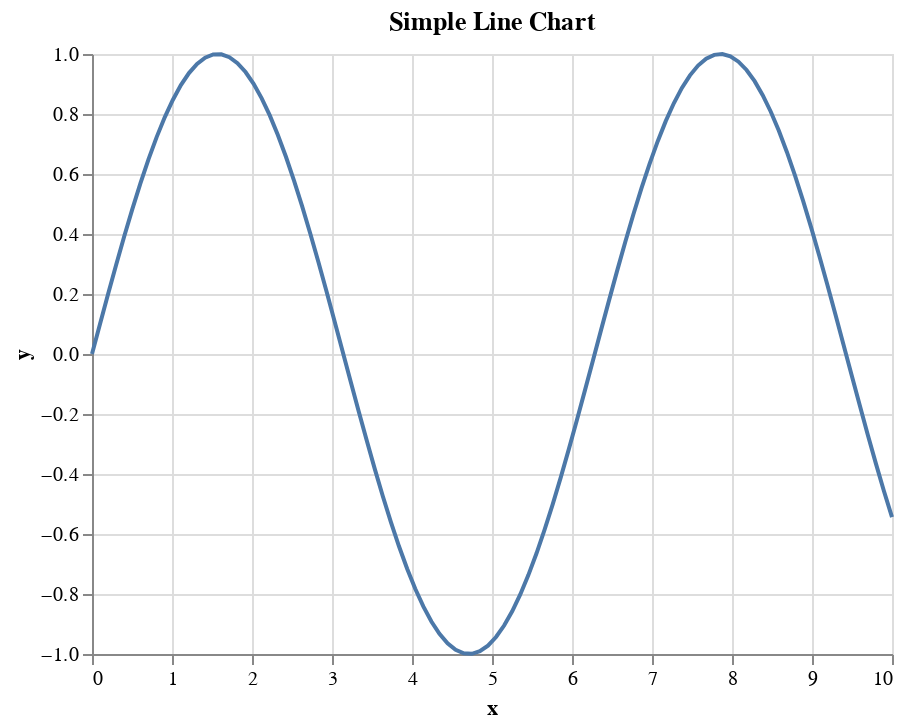

The notebook cell this image was saved under:
### Markdown cell above
## 3. Line Charts

### Code cell
# Creating a line chart
line_chart = alt.Chart(data).mark_line().encode(
    x='x',
    y='y'
).properties(
    title='Simple Line Chart'
)

line_chart

### Figure 1 — Vega-Lite specification as saved in the notebook (floating-point values rounded to 4 significant figures)
{"config": {"view": {"continuousWidth": 400, "continuousHeight": 300}}, "data": {"name": "data-dab008047836edbf323e5e04b3c59c14"}, "mark": "line", "encoding": {"x": {"field": "x", "type": "quantitative"}, "y": {"field": "y", "type": "quantitative"}}, "title": "Simple Line Chart", "$schema": "https://vega.github.io/schema/vega-lite/v4.17.0.json", "datasets": {"data-dab008047836edbf323e5e04b3c59c14": [{"x": 0.0, "y": 0.0}, {"x": 0.101, "y": 0.1008}, {"x": 0.202, "y": 0.2006}, {"x": 0.303, "y": 0.2984}, {"x": 0.404, "y": 0.3931}, {"x": 0.5051, "y": 0.4839}, {"x": 0.6061, "y": 0.5696}, {"x": 0.7071, "y": 0.6496}, {"x": 0.8081, "y": 0.723}, {"x": 0.9091, "y": 0.7889}, {"x": 1.01, "y": 0.8469}, {"x": 1.111, "y": 0.8962}, {"x": 1.212, "y": 0.9364}, {"x": 1.313, "y": 0.967}, {"x": 1.414, "y": 0.9878}, {"x": 1.515, "y": 0.9985}, {"x": 1.616, "y": 0.999}, {"x": 1.717, "y": 0.9893}, {"x": 1.818, "y": 0.9696}, {"x": 1.919, "y": 0.9399}, {"x": 2.02, "y": 0.9007}, {"x": 2.121, "y": 0.8523}, {"x": 2.222, "y": 0.7952}, {"x": 2.323, "y": 0.73}, {"x": 2.424, "y": 0.6574}, {"x": 2.525, "y": 0.5781}, {"x": 2.626, "y": 0.4928}, {"x": 2.727, "y": 0.4026}, {"x": 2.828, "y": 0.3082}, {"x": 2.929, "y": 0.2107}, {"x": 3.03, "y": 0.1111}, {"x": 3.131, "y": 0.01028}, {"x": 3.232, "y": -0.09061}, {"x": 3.333, "y": -0.1906}, {"x": 3.434, "y": -0.2886}, {"x": 3.535, "y": -0.3837}, {"x": 3.636, "y": -0.4748}, {"x": 3.737, "y": -0.5612}, {"x": 3.838, "y": -0.6418}, {"x": 3.939, "y": -0.7158}, {"x": 4.04, "y": -0.7826}, {"x": 4.141, "y": -0.8414}, {"x": 4.242, "y": -0.8916}, {"x": 4.343, "y": -0.9327}, {"x": 4.444, "y": -0.9643}, {"x": 4.545, "y": -0.9861}, {"x": 4.646, "y": -0.9978}, {"x": 4.747, "y": -0.9994}, {"x": 4.848, "y": -0.9908}, {"x": 4.949, "y": -0.972}, {"x": 5.051, "y": -0.9434}, {"x": 5.152, "y": -0.9051}, {"x": 5.253, "y": -0.8576}, {"x": 5.354, "y": -0.8014}, {"x": 5.455, "y": -0.737}, {"x": 5.556, "y": -0.6651}, {"x": 5.657, "y": -0.5864}, {"x": 5.758, "y": -0.5017}, {"x": 5.859, "y": -0.412}, {"x": 5.96, "y": -0.318}, {"x": 6.061, "y": -0.2207}, {"x": 6.162, "y": -0.1213}, {"x": 6.263, "y": -0.02056}, {"x": 6.364, "y": 0.08036}, {"x": 6.465, "y": 0.1805}, {"x": 6.566, "y": 0.2787}, {"x": 6.667, "y": 0.3742}, {"x": 6.768, "y": 0.4658}, {"x": 6.869, "y": 0.5526}, {"x": 6.97, "y": 0.6338}, {"x": 7.071, "y": 0.7086}, {"x": 7.172, "y": 0.7761}, {"x": 7.273, "y": 0.8358}, {"x": 7.374, "y": 0.8869}, {"x": 7.475, "y": 0.9289}, {"x": 7.576, "y": 0.9615}, {"x": 7.677, "y": 0.9843}, {"x": 7.778, "y": 0.9971}, {"x": 7.879, "y": 0.9997}, {"x": 7.98, "y": 0.9921}, {"x": 8.081, "y": 0.9744}, {"x": 8.182, "y": 0.9467}, {"x": 8.283, "y": 0.9094}, {"x": 8.384, "y": 0.8629}, {"x": 8.485, "y": 0.8075}, {"x": 8.586, "y": 0.7439}, {"x": 8.687, "y": 0.6727}, {"x": 8.788, "y": 0.5947}, {"x": 8.889, "y": 0.5106}, {"x": 8.99, "y": 0.4213}, {"x": 9.091, "y": 0.3277}, {"x": 9.192, "y": 0.2308}, {"x": 9.293, "y": 0.1315}, {"x": 9.394, "y": 0.03083}, {"x": 9.495, "y": -0.07011}, {"x": 9.596, "y": -0.1703}, {"x": 9.697, "y": -0.2688}, {"x": 9.798, "y": -0.3646}, {"x": 9.899, "y": -0.4566}, {"x": 10.0, "y": -0.544}]}}
